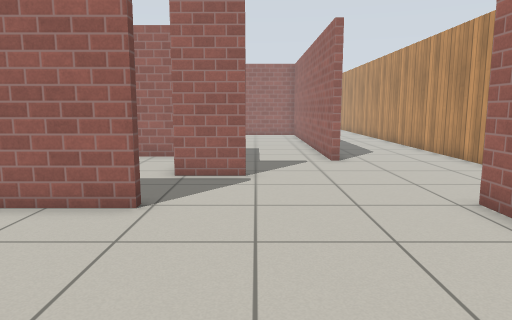
view 1 (above)

23 first-person views from a walk through a Gazebo world. The camera is 0.94 m above the floor, tilts 8° down and sees 70° across. The floor is counted in squares, 0.5 m on a side. Each view is taken from the middle of a square. On the plan, view 1 faces up. The plan holds only what a view shows up to about 18 squares ahead; the rest is blank. Simple patterns stand in for the simulator's built-in surfaces.

view 2
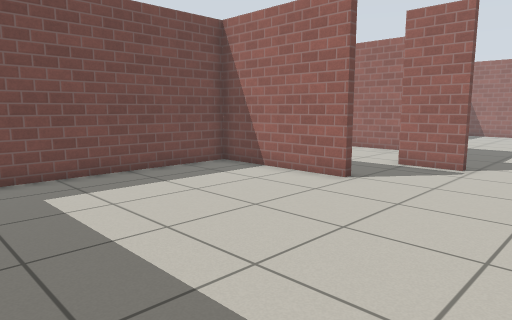

view 3
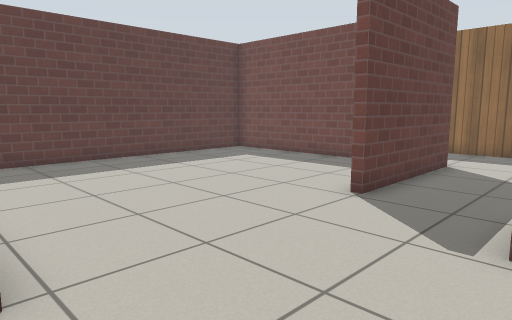

view 4
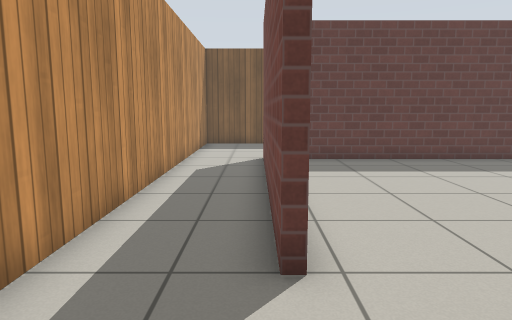

view 5
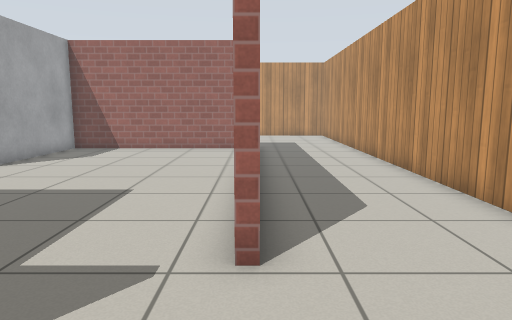

view 6
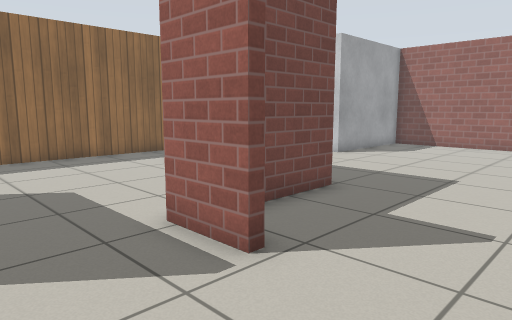

view 7
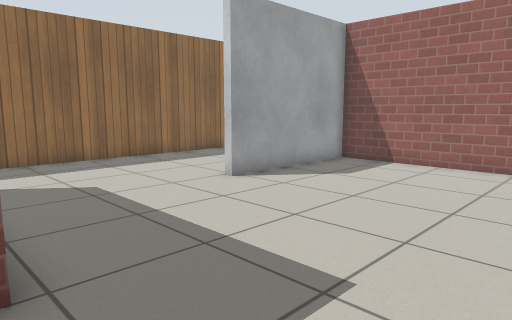

view 8
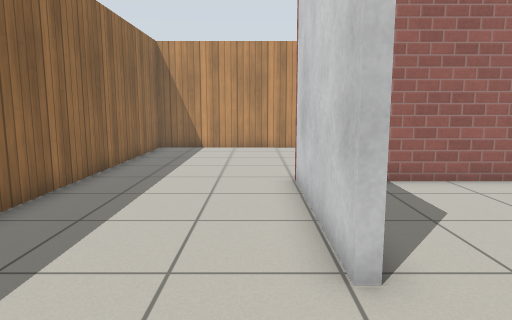

view 9
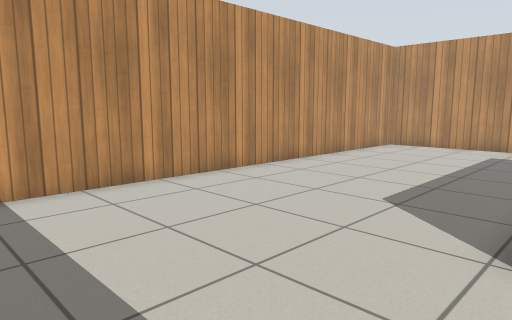

view 10
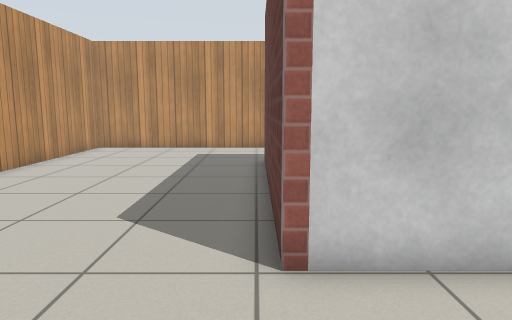

view 11
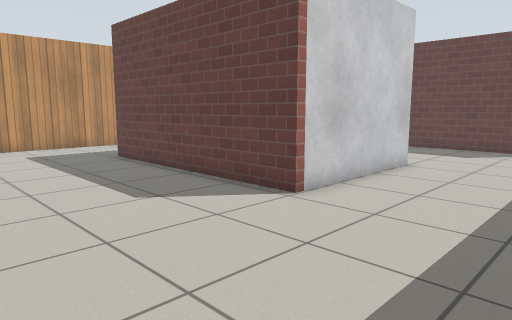

view 12
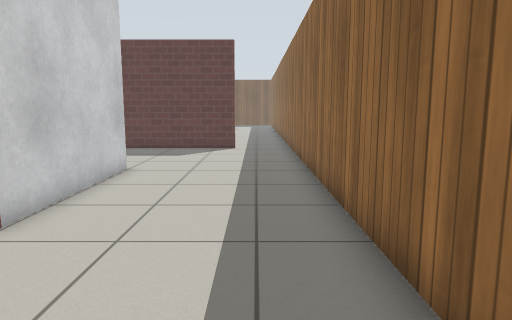

view 13
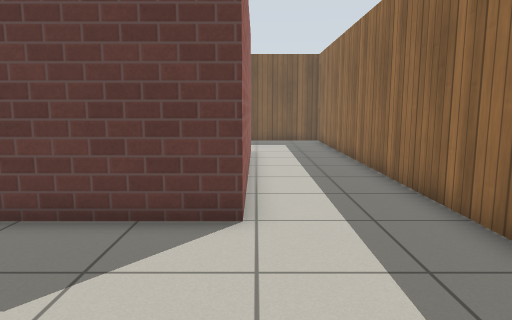

view 14
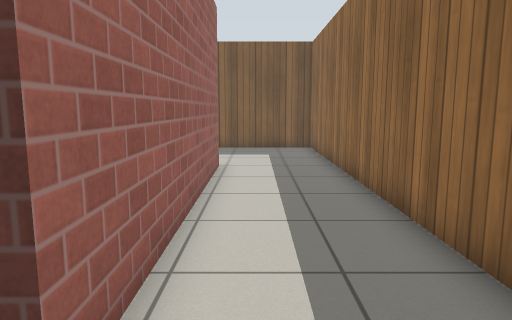

view 15
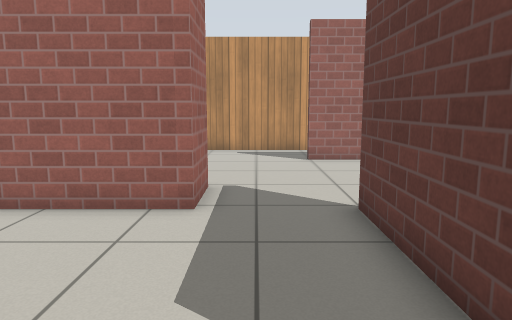

view 16
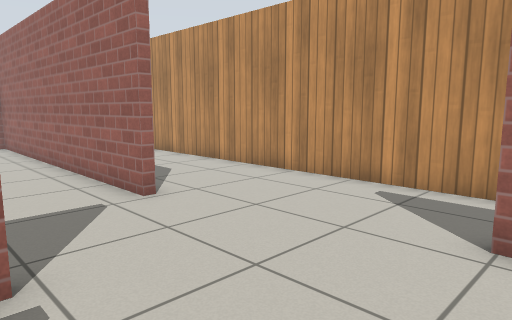

view 17
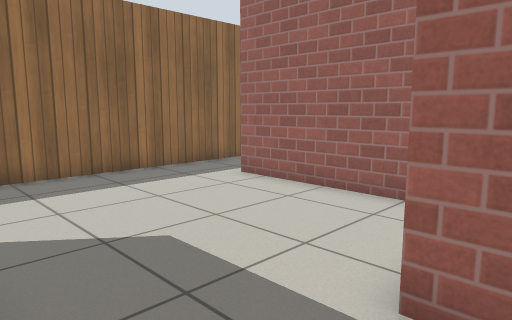

view 18
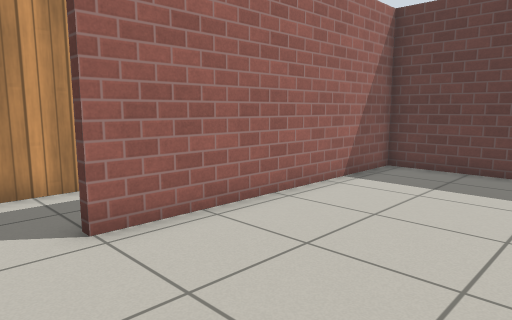

view 19
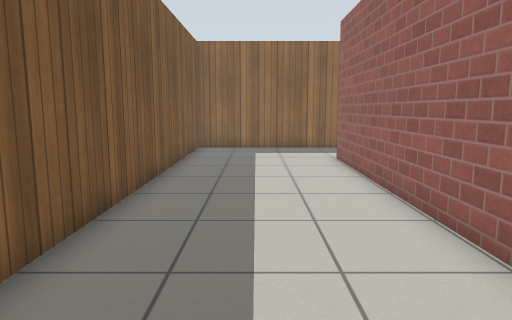

view 20
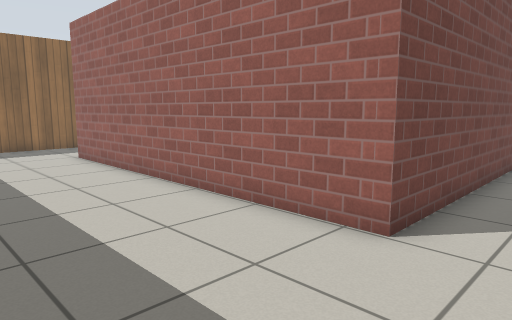

view 21
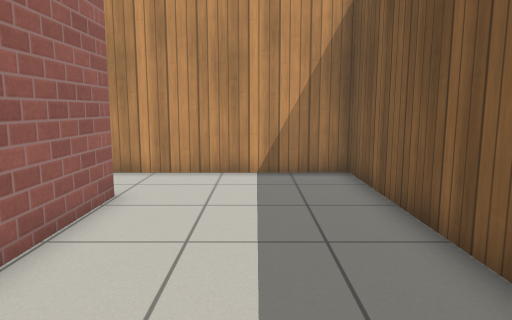

view 22
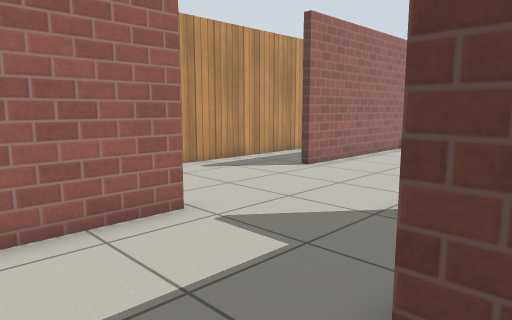

view 23
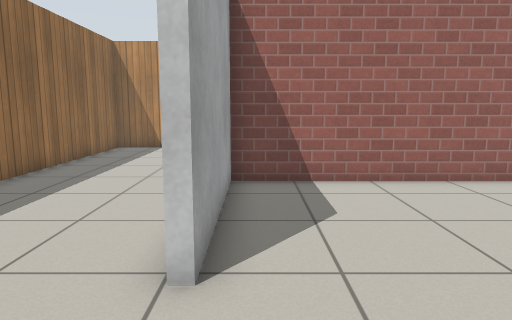

### Floor plan
Points are (right, up) in squares from view 1. A wall is a line through its corners. A room is listed if a view was taken in it or the views show most of it. See-through windows are left out.
Room 1 (views 1, 2, 6, 16, 17)
walls: (-2.3, 6.8) (-7.5, 6.8) (-7.5, -2.6) (4.4, -2.6) (4.4, 7.1); (-3.5, 7.1) (-2.3, 7.1)
ways out: opening at (1, 8.6) to room 2; opening at (-3, 8.5) to room 3
Room 2 (views 3, 4, 5, 7, 8, 9, 10, 11, 12, 18)
walls: (3.1, 13.2) (2.7, 13.2) (2.7, 15.4); (-2, 14.7) (-2, 12.1); (-6, 20.6) (-6, 26.7) (3.1, 26.7); (-0.2, 10.2) (-2.3, 10.2); (4.7, 7.1) (4.7, -2.9); (-9.1, 14.7) (-5.4, 14.7); (7.7, -4.6) (7.7, 34.6) (-11.7, 34.7) (-11.7, 13.5)
ways out: opening at (1, 8.6) to room 1; opening at (-10.5, 14.5) to room 3; opening at (6.5, -4.5) to room 4; opening at (-6, 18) to room 5; opening at (0.5, 14.5) to room 5
Room 3 (views 13, 14, 15)
walls: (-11.7, 13.5) (-11.7, -3.5); (-2.3, 10.2) (-2.3, 13.9); (-3.1, 14.4) (-9, 14.4); (-7.8, -2.9) (-7.8, 7.1) (-3.5, 7.1)
ways out: opening at (-3, 8.5) to room 1; opening at (-10.5, 14.5) to room 2; opening at (-10, -4) to room 4
Room 4 (views 19, 20, 21)
walls: (4.7, -2.9) (-7.8, -2.9); (-11.7, -3.5) (-11.7, -8.8) (7.7, -8.8) (7.7, -4.6)
ways out: opening at (6.5, -4.5) to room 2; opening at (-10, -4) to room 3
Room 5 (views 22, 23)
walls: (-5.4, 14.7) (-2, 14.7); (2.7, 15.4) (2.7, 26.4) (-5.6, 26.4) (-5.6, 20.6)
ways out: opening at (-6, 18) to room 2; opening at (0.5, 14.5) to room 2

Positions as (right, up) in squares from view 1, and headings:
1: (0, 0), facing up
2: (3, -2), facing up-left
3: (5, 11), facing down-left
4: (5, 11), facing down
5: (3, 9), facing up
6: (3, 7), facing up-left
7: (2, 14), facing up-left
8: (-7, 17), facing up
9: (-11, 26), facing up-right
10: (-10, 27), facing right
11: (-11, 33), facing down-right
12: (-10, 32), facing down
13: (-8, 13), facing down
14: (-9, 9), facing down
15: (-9, 9), facing right
16: (-1, 6), facing up-right
17: (-1, 7), facing up-left
18: (-1, 9), facing down-right
19: (6, -6), facing left
20: (7, -8), facing up-left
21: (-3, -6), facing right
22: (-3, 17), facing down-right
23: (-5, 17), facing up
